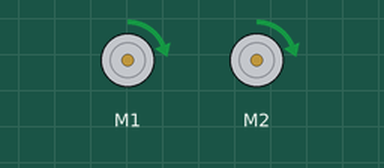
The sketch below on a simulated Arduino Uno, built for the host (arithmetic inside an expression is 32-bit, double 64-bit). Parts: 2 × DC motor (green arrow = forward, orange = backward, longer = faster).

Above: at 1.0 s.
At 5.0 s:
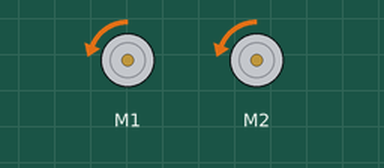
Timing chart, 0 to 10.4 s (numbered marks = the images above):
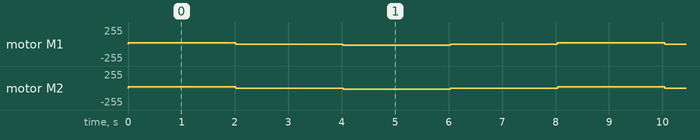

The sketch:

SabertoothSimpleExample.ino
```cpp
// (licence header left out)
#include <SabertoothSimplified.h>

SabertoothSimplified ST; // We'll name the Sabertooth object ST.
                         // For how to configure the Sabertooth, see the DIP Switch Wizard for
                         //   http://www.dimensionengineering.com/datasheets/SabertoothDIPWizard/start.htm
                         // Be sure to select Simplified Serial Mode for use with this library.
                         // This sample uses a baud rate of 9600.
                         //
                         // Connections to make:
                         //   Arduino TX->1  ->  Sabertooth S1
                         //   Arduino GND    ->  Sabertooth 0V
                         //   Arduino VIN    ->  Sabertooth 5V (OPTIONAL, if you want the Sabertooth to power the Arduino)
                         //
                         // If you want to use a pin other than TX->1, see the SoftwareSerial example.

void setup()
{
  SabertoothTXPinSerial.begin(9600); // This is the baud rate you chose with the DIP switches.
}


void loop()
{
  ST.motor(1, 10);  // Go forward at full power. 127
  ST.motor(2, 10);  // Go forward at full power. 127
  delay(2000);       // Wait 2 seconds.
  ST.motor(1, 0);    // Stop.
  ST.motor(2, 0);    // Stop.
  delay(2000);       // Wait 2 seconds.
  ST.motor(1, -10); // Reverse at full power. -127
  ST.motor(2, -10); // Reverse at full power. -127
  delay(2000);       // Wait 2 seconds.
  ST.motor(1, 0);    // Stop.
  ST.motor(2, 0);    // Stop.
  delay(2000);
}
```

Measured:
- by itself, motor M1, motor M2: repeats every 8.0 s: stopped 2.0 s, backward 20/255 2.0 s, stopped 2.0 s, forward 20/255 2.0 s
